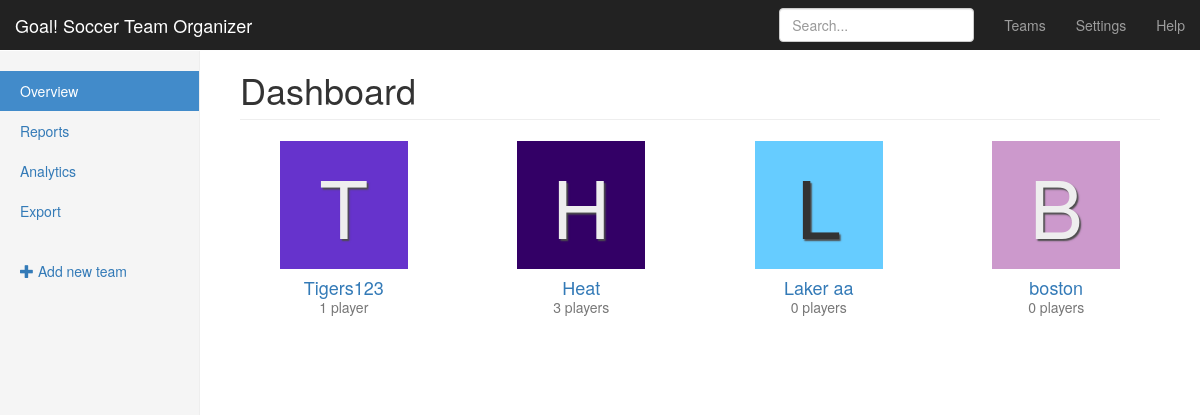
Screenshot of /teams/ with the database file from the repository.
### teams/models.py (models this page shows, shortened)
class Team(models.Model):
    name = models.CharField(max_length=255)
    coach = models.ForeignKey(User, related_name='teams')
    practice_location = models.CharField(max_length=255)

### teams/views.py (the view)
class TeamListView(CreateView, ListView):
    model = models.Team
    fields = ("name", "practice_location", "coach")
    context_object_name = 'teams'
    template_name = "teams/team_list.html"

### teams/templatetags/team_tags.py (called while the page is built)
@register.inclusion_tag('teams/_team.html')
def team_avatar(team):
    return {'team': team, 'num': random.randint(0, 215)}

### teams/templates/teams/team_list.html (shortened to what this page needs)
{% extends "teams/_layout.html" %}
{% load static from staticfiles %}
{% load team_tags %}
{% block css %}
<link rel="stylesheet" href="{% static 'css/icons.css' %}">
{% endblock %}
{% block body_content %}
<h1 class="page-header">Dashboard</h1>
<div class="row placeholders">
	{% for team in teams %}
		{% team_avatar team %}
	{% endfor %}
</div>
{% endblock %}

### teams/templates/teams/_team.html
<div class="col-xs-6 col-sm-3 placeholder">
	<a href="{% url 'teams:detail' team.pk %}">
		<i class="avatar avatar-lg avatar-color-{{ num }} avatar-letter-{{ team.name.0|lower }} rounded"></i>
		<h4>{{ team.name }}</h4>
		<span class="text-muted">{{ team.players.count }} player{{ team.players.count|pluralize }}</span>
	</a>
</div>

### assets/css/goal.css (style rules this page uses)
body { padding-top: 50px; }
.main .page-header { margin-top: 0; }
.placeholders { margin-bottom: 30px; text-align: center; }
.placeholders h4 { margin-bottom: 0; }
.placeholder { margin-bottom: 20px; }

### rows the page displays
Team: name "Tigers123", players.count "1"
Team: name "Heat", players.count "3"
Team: name "Laker aa", players.count "0"
Team: name "boston", players.count "0"
